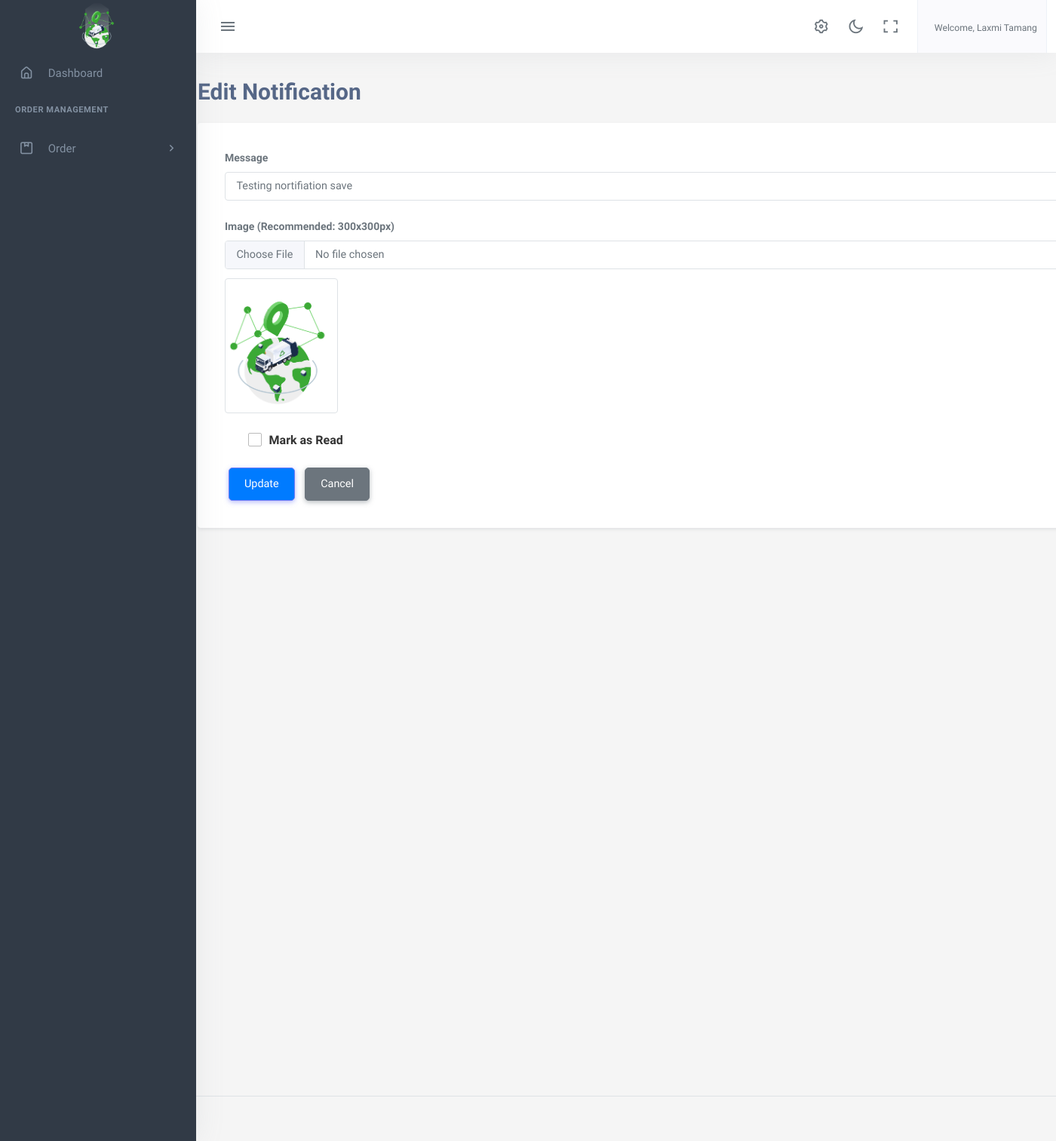
/notification_edit/1230/ (signed in), run on the app's committed database.
### accounts/models.py (models this page shows, shortened)
class User(AbstractBaseUser,PermissionsMixin):
    email = models.EmailField(
        verbose_name='Email',
        max_length=255,
        unique=True,
    )
    name = models.CharField(max_length=200,null=True, blank=True)
    is_user = models.BooleanField(default=False)
    is_admin = models.BooleanField(default=False)
    is_agent= models.BooleanField(default=False)
    is_sub_admin=models.BooleanField(default=False)
    phone_no = models.CharField(max_length=150, null=True, blank=True)
    address = models.CharField(max_length=150, null=True, blank=True )
    image = models.ImageField(upload_to="image/", null=True, blank=True)
    activate = models.BooleanField(default =False)
    created_at = models.DateTimeField(auto_now_add=True)
    updated_at = models.DateTimeField(auto_now=True)
    objects = UserManager()
    USERNAME_FIELD = 'email'
    REQUIRED_FIELDS = ['phone_no','name']

### app2/models.py (models this page shows)
class AboutUS(models.Model):
    company_name=models.CharField(max_length=100)
    logo= models.ImageField(upload_to='logoimage/')
    address = models.CharField(max_length=1000)
    email = models.EmailField()
    contactNo= models.CharField(max_length=15)
    class Meta:
        ordering =['-id']

### order/models.py (models this page shows, shortened)
class Notification(models.Model):
    TYPE=(
        ('order', 'Order'),
        ('system', 'System'),
    )
    user = models.ForeignKey(User, on_delete=models.CASCADE)
    type = models.CharField(max_length=50, choices=TYPE, default='order')
    image=models.ImageField(upload_to='system_notification_image/',null=True,blank=True)
    message = models.TextField()
    created_at = models.DateTimeField(auto_now_add=True)
    read = models.BooleanField(default=False)
    order_number = models.PositiveIntegerField(null=True,blank=True)
    class Meta:
        ordering = ['-id']

### app2/views.py (the view)
# urls.py: path('notification_edit/<int:id>/',views.notification_edit,name="app-notification_edit"),
@login_required
def notification_edit(request, id):
    notification = Notification.objects.get(id=id)
    if request.method == "POST":
        notification.message = request.POST.get('message')
        notification.read = request.POST.get('status') == "on"
        notification.save()
        messages.success(request, "Notification Updated Successfully")
        return redirect('/notification_list')
    return render(request, 'app2/notification_edit.html', {'notification': notification})

### app2/context_processors.py (called while the page is built)
def aboutus(request):
    pick_Up_Plans=Pick_Up_Plan.objects.all()
    aboutus = AboutUS.objects.first()
    return {'contact': aboutus,'details':pick_Up_Plans,'company':aboutus}

def usercount(request):
    totalClient = User.objects.filter(is_user= True).count
    return ({
        'totalClient':totalClient
    })

def invoice(request):
    received_orders = Order.objects.filter(order_status='received')
    paid_amount = received_orders.aggregate(total_cost=Sum('totalPrice'))['total_cost'] or 0
    order = Order.objects.all().count
    unreceived_orders = Order.objects.exclude(Q(order_status='received') | Q(order_status='pending'))
    unpaid_amount = unreceived_orders.aggregate(total_cost=Sum('totalPrice'))['total_cost'] or 0
    return({
        'paidamount':paid_amount,
        'totalOrders':order,
        'unpaidamount':unpaid_amount
    })

def notification(request):
    notifications = Pick_Up_Plan.objects.filter(date=datetime.today())
    return({
        'notifications':notifications
    })

def total_cashbook(request):
    dailytransactions_list = Daily.objects.all()
    grand_total = dailytransactions_list.aggregate(Sum('total'))['total__sum']
    return ({
        'grand_total':grand_total,
    })

### app2/templates/app2/notification_edit.html (shortened to what this page needs)
{% extends 'app2/base.html' %}
{% load static %}
{% block body %}
<div class="container mt-4">
    <h2 class="mb-3">Edit Notification</h2>
    <div class="card p-4 shadow-sm">
        <form method="POST">
            <div class="mb-3">
                <label for="message" class="form-label">Message</label>
                <input type="text" id="message" name="message" class="form-control" value="{{ notification.message }}" required>
            </div>
            {% if notification.image %}
            <div class="mb-3">
                <label for="image" class="form-label">Image (Recommended: 300x300px)</label>
                <input type="file" id="image" name="image" class="form-control">
                    <img id="preview" src="{{ notification.image.url }}" width="150" class="mt-2 border rounded" alt="Current Image">
            </div>
            {% endif %}
            <div class="form-check mb-3 custom-checkbox">
                <label class="form-check-label" for="status">Mark as Read</label>
            </div>
            <button type="submit" class="btn btn-primary">Update</button>
            <a href="{% url 'dashboard:app-notification_list' %}" class="btn btn-secondary">Cancel</a>
        </form>
    </div>
</div>
{% endblock %}

### app2/templates/app2/base.html (shortened to what this page needs)
{% load static %}
<!DOCTYPE html>
<html lang="en">
    <head>
        <link href="{% static 'app2/assets/css/app-saas.min.css'%}" rel="stylesheet" type="text/css" id="app-style" />
        <link href="{% static 'app2/assets/css/icons.min.css'%}" rel="stylesheet" type="text/css" />
        <link href="{% static 'app2/assets/vendor/bootstrap-datepicker/css/bootstrap-datepicker.min.css'%}" rel="stylesheet" type="text/css" />
        <link href="{% static 'app2/assets/vendor/select2/css/select2.min.css'%}" rel="stylesheet" type="text/css" />
        <link href="{% static 'app2/assets/vendor/datatables.net-bs5/css/dataTables.bootstrap5.min.css'%}" rel="stylesheet" type="text/css" />
        <link href="{% static 'app2/assets/vendor/datatables.net-responsive-bs5/css/responsive.bootstrap5.min.css'%}" rel="stylesheet" type="text/css" />
        <link href="{% static 'app2/assets/css/app-saas.min.css'%}" rel="stylesheet" type="text/css" id="app-style" />
        <link href="{% static 'app2/assets/css/icons.min.css'%}" rel="stylesheet" type="text/css" />
        <link rel="stylesheet" href="https://cdnjs.cloudflare.com/ajax/libs/font-awesome/6.0.0/css/all.min.css">
        <link href="https://cdn.jsdelivr.net/npm/summernote@0.8.16/dist/summernote-lite.min.css" rel="stylesheet">
    </head>
    <link rel="stylesheet" href="https://maxcdn.bootstrapcdn.com/font-awesome/4.7.0/css/font-awesome.min.css">
    <body>
        <div class="wrapper">
            <div class="navbar-custom">
                <div class="topbar container-fluid justify-content-between">
                    <div class="d-flex align-items-center  gap-lg-2 gap-1">
                        <button class="button-toggle-menu sm:float-end">
                            <i class="mdi mdi-menu"></i>
                        </button>
                    </div>
                    <ul class="topbar-menu d-flex align-items-center gap-3">
                        <li class="d-none d-sm-inline-block">
                            <a class="nav-link" data-bs-toggle="offcanvas" href="#theme-settings-offcanvas">
                                <i class="ri-settings-3-line font-22"></i>
                            </a>
                        </li>
                        <li class="d-none d-sm-inline-block">
                            <div class="nav-link" id="light-dark-mode" data-bs-toggle="tooltip" data-bs-placement="left" title="Theme Mode">
                                <i class="ri-moon-line font-22"></i>
                            </div>
                        </li>
                        <li class="d-none d-md-inline-block">
                            <a class="nav-link" href="#" data-toggle="fullscreen">
                                <i class="ri-fullscreen-line font-22"></i>
                            </a>
                        </li>
                        <li class="dropdown">
                            <a class="nav-link dropdown-toggle arrow-none nav-user px-2" data-bs-toggle="dropdown" href="#" role="button" aria-haspopup="false" aria-expanded="false">
                                <span class="d-lg-flex flex-column gap-1 d-none">
                                    <h6 class="my-0 fw-normal">Welcome, {{request.user.name}}</h6>
                                </span>
                            </a>
                        </li>
                    </ul>
                </div>
            </div>
            <div class="leftside-menu">
                <a href="{% url 'dashboard:index' %}" class="logo logo-light">
                    <span class="logo-lg">
                        <img src="{{company.logo.url}}" alt="logo" style="height: 64px;">
                    </span>
                </a>
                <div class="h-100" id="leftside-menu-container" data-simplebar>
                    <ul class="side-nav">
                        <li class="side-nav-item">
                            <a href="{% url 'dashboard:index' %}" class="side-nav-link">
                                <i class="uil-home-alt"></i>
                                <span> Dashboard </span>
                            </a>
                        </li>
                        <li class="side-nav-title">Order Management </li>
                        <li class="side-nav-item">
                            <a data-bs-toggle="collapse" href="#sidebarPages1" aria-expanded="false" aria-controls="sidebarPages" class="side-nav-link">
                                <i class="uil-package"></i>
                                <span> Order </span>
                                <span class="menu-arrow"></span>
                            </a>
                        </li>
                    </ul>
                </div>
            </div>
  {% block body %}
  {% endblock  %}
        <footer class="footer">
            <div class="container-fluid">
                <div class="row">
                    <div class="col-md-6">
                    </div>
                </div>
            </div>
        </footer>
    </div>
                        </body>
                        </html>

### app2/templates/app2/notification_edit.html (style rules this page uses)
.custom-checkbox .form-check-label { font-size: 16px; color: #333; padding-left: 8px; }
@media (min-width: 768px) { .container { margin-left: 250px; } }

### app2/templates/app2/base.html (style rules this page uses)
.btn { margin: 0 5px; padding: 10px 20px; border-radius: 5px; cursor: pointer; }
.btn-primary { background-color: #007bff; color: #fff; }
.btn-secondary { background-color: #6c757d; color: #fff; }

### data on the page
User: user.name "Laxmi Tamang"
AboutUS: logo (picture)
Notification: message "Testing nortifiation save", image (picture)
